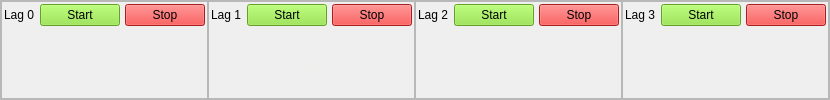
         <widget class="QFrame" name="de_upper_frame">
          <property name="frameShape">
           <enum>QFrame::StyledPanel</enum>
          </property>
          <property name="frameShadow">
           <enum>QFrame::Raised</enum>
          </property>
          <layout class="QHBoxLayout" name="horizontalLayout_5">
           <property name="spacing">
            <number>0</number>
           </property>
           <property name="leftMargin">
            <number>0</number>
           </property>
           <property name="topMargin">
            <number>0</number>
           </property>
           <property name="rightMargin">
            <number>0</number>
           </property>
           <property name="bottomMargin">
            <number>0</number>
           </property>
           <item>
            <widget class="QFrame" name="de_frame_lag_0">
             <property name="frameShape">
              <enum>QFrame::StyledPanel</enum>
             </property>
             <property name="frameShadow">
              <enum>QFrame::Raised</enum>
             </property>
             <layout class="QGridLayout" name="gridLayout_10">
              <property name="leftMargin">
               <number>2</number>
              </property>
              <property name="topMargin">
               <number>2</number>
              </property>
              <property name="rightMargin">
               <number>2</number>
              </property>
              <property name="bottomMargin">
               <number>2</number>
              </property>
              <property name="spacing">
               <number>5</number>
              </property>
              <item row="0" column="0">
               <widget class="QLabel" name="label_lag_de_0">
                <property name="text">
                 <string>Lag 0</string>
                </property>
               </widget>
              </item>
              <item row="0" column="1">
               <widget class="QPushButton" name="start_de_0">
                <property name="styleSheet">
                 <string notr="true">background-color: rgb(138, 226, 52);
color: rgb(0, 0, 0);</string>
                </property>
                <property name="text">
                 <string>Start</string>
                </property>
               </widget>
              </item>
              <item row="0" column="2">
               <widget class="QPushButton" name="stop_de_0">
                <property name="styleSheet">
                 <string notr="true">background-color: rgb(239, 41, 41);
color: rgb(0, 0, 0);</string>
                </property>
                <property name="text">
                 <string>Stop</string>
                </property>
               </widget>
              </item>
              <item row="1" column="0" colspan="3">
               <widget class="QLabel" name="label_de_0">
                <property name="styleSheet">
                 <string notr="true">color: rgb(238, 238, 236);</string>
                </property>
                <property name="frameShape">
                 <enum>QFrame::Box</enum>
                </property>
                <property name="text">
                 <string>available</string>
                </property>
                <property name="alignment">
                 <set>Qt::AlignCenter</set>
                </property>
               </widget>
              </item>
             </layout>
            </widget>
           </item>
           <item>
            <widget class="QFrame" name="de_frame_lag_1">
             <property name="frameShape">
              <enum>QFrame::StyledPanel</enum>
             </property>
             <property name="frameShadow">
              <enum>QFrame::Raised</enum>
             </property>
             <layout class="QGridLayout" name="gridLayout_11">
              <property name="leftMargin">
               <number>2</number>
              </property>
              <property name="topMargin">
               <number>2</number>
              </property>
              <property name="rightMargin">
               <number>2</number>
              </property>
              <property name="bottomMargin">
               <number>2</number>
              </property>
              <property name="spacing">
               <number>5</number>
              </property>
              <item row="0" column="0">
               <widget class="QLabel" name="label_lag_de_1">
                <property name="text">
                 <string>Lag 1</string>
                </property>
               </widget>
              </item>
              <item row="0" column="1">
               <widget class="QPushButton" name="start_de_1">
                <property name="styleSheet">
                 <string notr="true">background-color: rgb(138, 226, 52);
color: rgb(0, 0, 0);</string>
                </property>
                <property name="text">
                 <string>Start</string>
                </property>
               </widget>
              </item>
              <item row="0" column="2">
               <widget class="QPushButton" name="stop_de_1">
                <property name="styleSheet">
                 <string notr="true">background-color: rgb(239, 41, 41);
color: rgb(0, 0, 0);</string>
                </property>
                <property name="text">
                 <string>Stop</string>
                </property>
               </widget>
              </item>
              <item row="1" column="0" colspan="3">
               <widget class="QLabel" name="label_de_1">
                <property name="styleSheet">
                 <string notr="true">color: rgb(238, 238, 236);</string>
                </property>
                <property name="frameShape">
                 <enum>QFrame::Box</enum>
                </property>
                <property name="text">
                 <string>available</string>
                </property>
                <property name="alignment">
                 <set>Qt::AlignCenter</set>
                </property>
               </widget>
              </item>
             </layout>
            </widget>
           </item>
           <item>
            <widget class="QFrame" name="de_frame_lag_2">
             <property name="frameShape">
              <enum>QFrame::StyledPanel</enum>
             </property>
             <property name="frameShadow">
              <enum>QFrame::Raised</enum>
             </property>
             <layout class="QGridLayout" name="gridLayout_12">
              <property name="leftMargin">
               <number>2</number>
              </property>
              <property name="topMargin">
               <number>2</number>
              </property>
              <property name="rightMargin">
               <number>2</number>
              </property>
              <property name="bottomMargin">
               <number>2</number>
              </property>
              <property name="spacing">
               <number>5</number>
              </property>
              <item row="0" column="0">
               <widget class="QLabel" name="label_lag_de_2">
                <property name="text">
                 <string>Lag 2</string>
                </property>
               </widget>
              </item>
              <item row="0" column="1">
               <widget class="QPushButton" name="start_de_2">
                <property name="styleSheet">
                 <string notr="true">background-color: rgb(138, 226, 52);
color: rgb(0, 0, 0);</string>
                </property>
                <property name="text">
                 <string>Start</string>
                </property>
               </widget>
              </item>
              <item row="0" column="2">
               <widget class="QPushButton" name="stop_de_2">
                <property name="styleSheet">
                 <string notr="true">background-color: rgb(239, 41, 41);
color: rgb(0, 0, 0);</string>
                </property>
                <property name="text">
                 <string>Stop</string>
                </property>
               </widget>
              </item>
              <item row="1" column="0" colspan="3">
               <widget class="QLabel" name="label_de_2">
                <property name="styleSheet">
                 <string notr="true">color: rgb(238, 238, 236);</string>
                </property>
                <property name="frameShape">
                 <enum>QFrame::Box</enum>
                </property>
                <property name="text">
                 <string>available</string>
                </property>
                <property name="alignment">
                 <set>Qt::AlignCenter</set>
                </property>
               </widget>
              </item>
             </layout>
            </widget>
           </item>
           <item>
            <widget class="QFrame" name="de_frame_lag_3">
             <property name="frameShape">
              <enum>QFrame::StyledPanel</enum>
             </property>
             <property name="frameShadow">
              <enum>QFrame::Raised</enum>
             </property>
             <layout class="QGridLayout" name="gridLayout_13">
              <property name="leftMargin">
               <number>2</number>
              </property>
              <property name="topMargin">
               <number>2</number>
              </property>
              <property name="rightMargin">
               <number>2</number>
              </property>
              <property name="bottomMargin">
               <number>2</number>
              </property>
              <property name="spacing">
               <number>5</number>
              </property>
              <item row="0" column="0">
               <widget class="QLabel" name="label_lag_de_3">
                <property name="text">
                 <string>Lag 3</string>
                </property>
               </widget>
              </item>
              <item row="0" column="1">
               <widget class="QPushButton" name="start_de_3">
                <property name="styleSheet">
                 <string notr="true">background-color: rgb(138, 226, 52);
color: rgb(0, 0, 0);</string>
                </property>
                <property name="text">
                 <string>Start</string>
                </property>
               </widget>
              </item>
              <item row="0" column="2">
               <widget class="QPushButton" name="stop_de_3">
                <property name="styleSheet">
                 <string notr="true">background-color: rgb(239, 41, 41);
color: rgb(0, 0, 0);</string>
                </property>
                <property name="text">
                 <string>Stop</string>
                </property>
               </widget>
              </item>
              <item row="1" column="0" colspan="3">
               <widget class="QLabel" name="label_de_3">
                <property name="styleSheet">
                 <string notr="true">color: rgb(238, 238, 236);</string>
                </property>
                <property name="frameShape">
                 <enum>QFrame::Box</enum>
                </property>
                <property name="text">
                 <string>available</string>
                </property>
                <property name="alignment">
                 <set>Qt::AlignCenter</set>
                </property>
               </widget>
              </item>
             </layout>
            </widget>
           </item>
          </layout>
         </widget>
